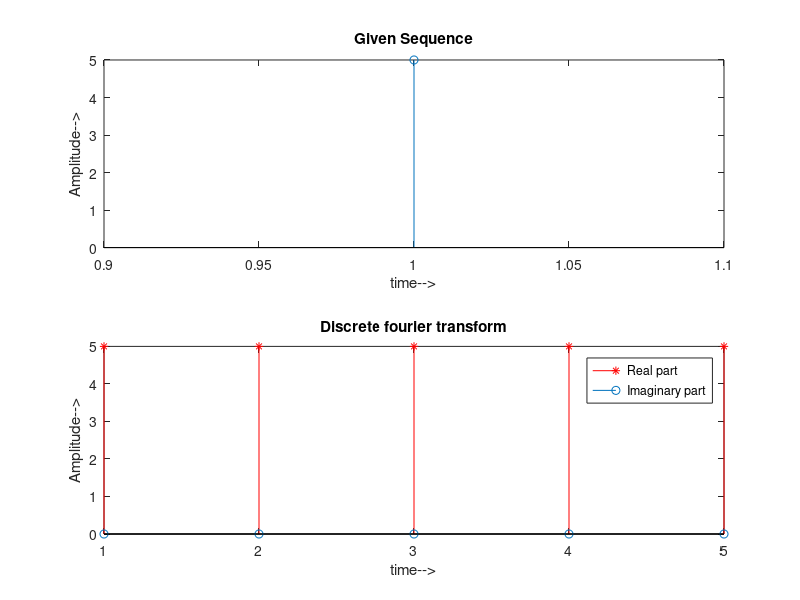
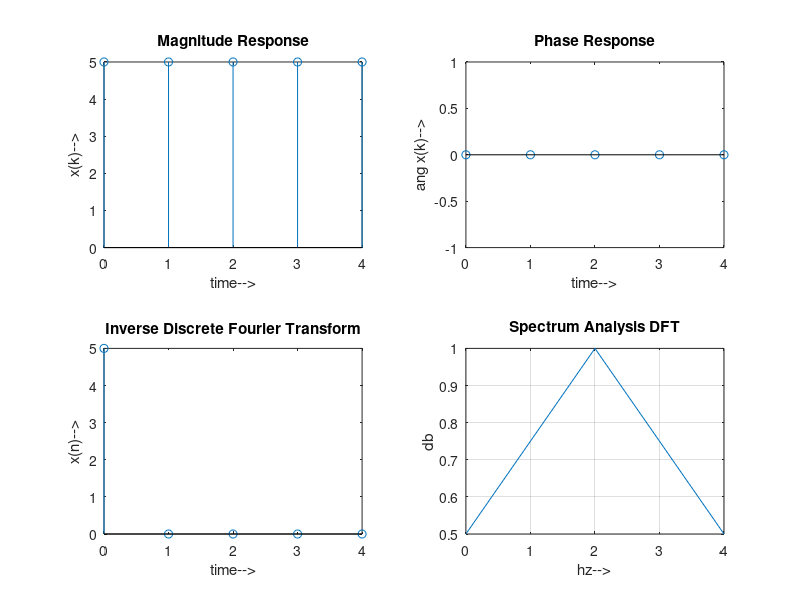

Recreate these plots in MATLAB, in order.
clc;
clear all;
close all;
%x=[1 2 3 4 5 6 7 8];
%N=[8];
x=input('Enter the input x=');
N=input('Enter the order of DFT N=');
k=0:1:N-1;
disp('Input Sequence x=');
disp(x);
XK=fft(x,N);
disp('XK=');
disp(XK);
R=real(XK);
disp('Real part=');
disp(R);
I=imag(XK);
disp('Imaginary part=');
disp(I);
mag=abs(XK);
disp('Magnitude=');
disp(mag);
ang=angle(XK);
disp('Angle=');
disp(ang);
xn=ifft(XK,N);
disp('IDFT xn=');
disp(xn);

figure(1);
subplot(2,1,1);
stem(x);
xlabel('time-->');
ylabel('Amplitude-->');
title('Given Sequence')

subplot(2,1,2);
stem(R,'r*');
hold on;
stem(I);
legend('Real part','Imaginary part');
xlabel('time-->');
ylabel('Amplitude-->');
title('Discrete fourier transform')

figure(3);
subplot(2,2,1);
stem(k,mag);
xlabel('time-->');
ylabel('x(k)-->');
title('Magnitude Response')

subplot(2,2,2);
stem(k,ang);
xlabel('time-->');
ylabel('ang x(k)-->');
title('Phase Response')

subplot(2,2,3);
stem(k,xn);
xlabel('time-->');
ylabel('x(n)-->');
title('Inverse Discrete Fourier Transform')

%spectrum analysis
Fs=[10];
xdft=XK(1:N/2+1);
psdx=(1/(Fs*N))*abs(xdft).^2;
psdx(2:end-1)=2*psdx(2:end-1);
freq=0:Fs/N:Fs/2;
subplot(2,2,4);
plot(freq,psdx);
grid on;
xlabel('hz-->');
ylabel('db');
title('Spectrum Analysis DFT')
disp('Spectrum Analysis DFT=');
disp(psdx);




